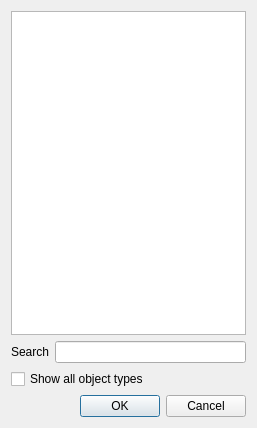
<?xml version="1.0" encoding="UTF-8"?>
<ui version="4.0">
 <class>Gui::Dialog::DlgPropertyLink</class>
 <widget class="QDialog" name="Gui::Dialog::DlgPropertyLink">
  <property name="geometry">
   <rect>
    <x>0</x>
    <y>0</y>
    <width>257</width>
    <height>428</height>
   </rect>
  </property>
  <property name="windowTitle">
   <string>Link</string>
  </property>
  <layout class="QGridLayout" name="gridLayout">
   <item row="1" column="0">
    <layout class="QHBoxLayout" name="horizontalLayout">
     <item>
      <widget class="QLabel" name="label">
       <property name="text">
        <string>Search</string>
       </property>
      </widget>
     </item>
     <item>
      <widget class="QLineEdit" name="searchBox">
       <property name="toolTip">
        <string>A search pattern to filter the results above</string>
       </property>
      </widget>
     </item>
    </layout>
   </item>
   <item row="4" column="0">
    <widget class="QCheckBox" name="checkObjectType">
     <property name="text">
      <string>Show all object types</string>
     </property>
    </widget>
   </item>
   <item row="0" column="0">
    <widget class="QListWidget" name="listWidget"/>
   </item>
   <item row="5" column="0">
    <widget class="QDialogButtonBox" name="buttonBox">
     <property name="standardButtons">
      <set>QDialogButtonBox::Cancel|QDialogButtonBox::Ok</set>
     </property>
    </widget>
   </item>
  </layout>
 </widget>
 <resources/>
 <connections>
  <connection>
   <sender>buttonBox</sender>
   <signal>accepted()</signal>
   <receiver>Gui::Dialog::DlgPropertyLink</receiver>
   <slot>accept()</slot>
   <hints>
    <hint type="sourcelabel">
     <x>128</x>
     <y>406</y>
    </hint>
    <hint type="destinationlabel">
     <x>128</x>
     <y>213</y>
    </hint>
   </hints>
  </connection>
  <connection>
   <sender>buttonBox</sender>
   <signal>rejected()</signal>
   <receiver>Gui::Dialog::DlgPropertyLink</receiver>
   <slot>reject()</slot>
   <hints>
    <hint type="sourcelabel">
     <x>128</x>
     <y>406</y>
    </hint>
    <hint type="destinationlabel">
     <x>128</x>
     <y>213</y>
    </hint>
   </hints>
  </connection>
 </connections>
</ui>
